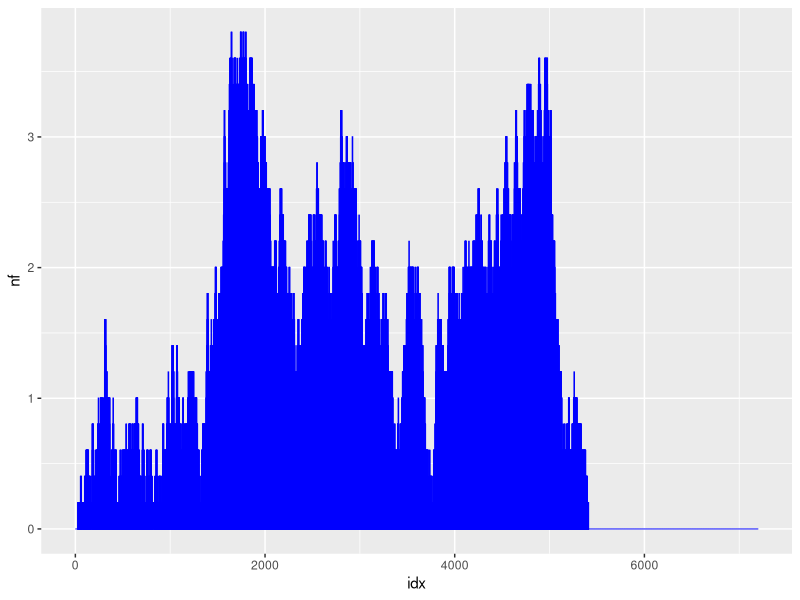
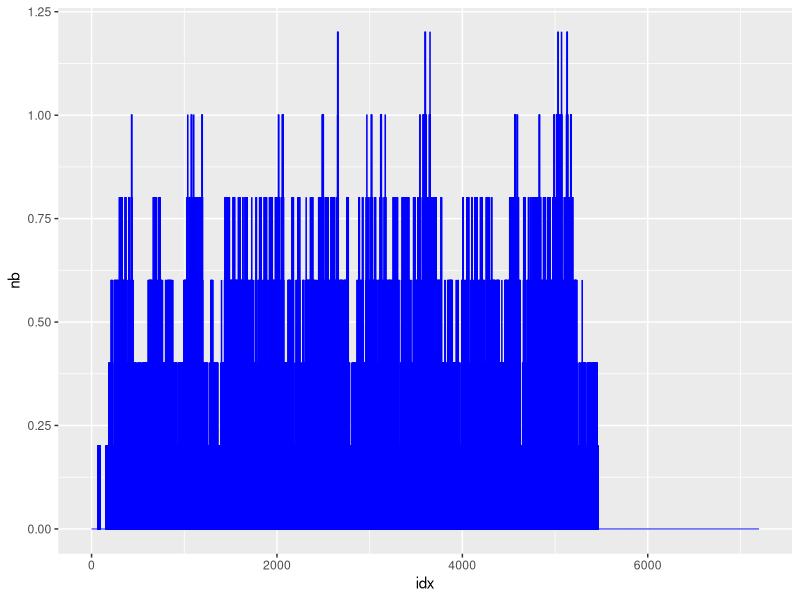
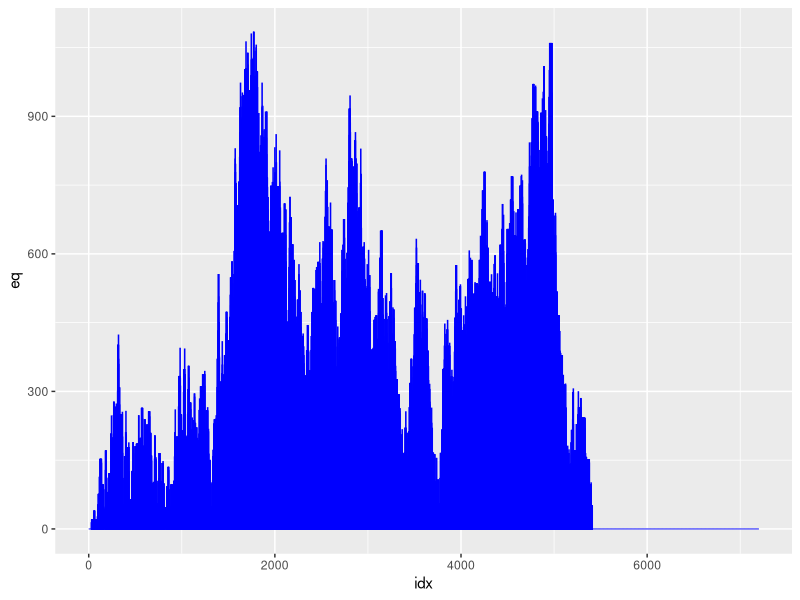
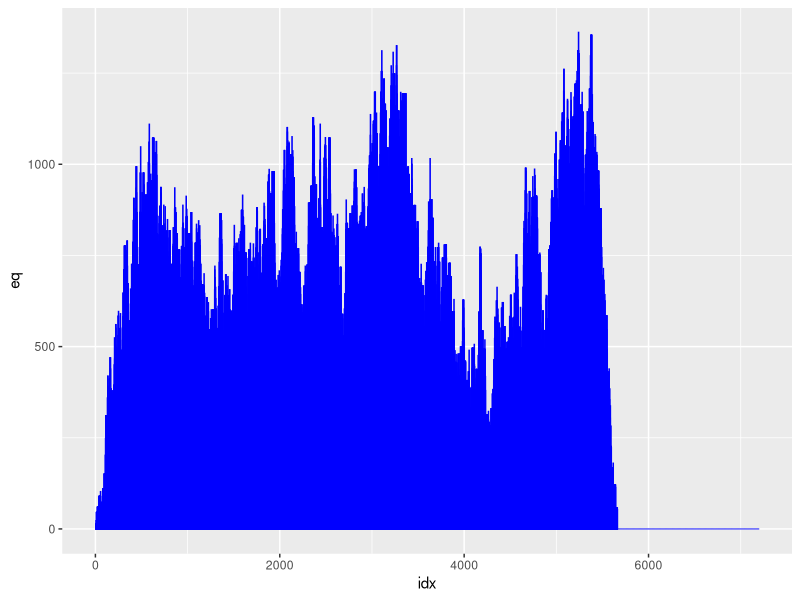

These charts were generated, in order, by the following R code:
library(ggplot2)

slot_checker <- function(df_station) {
    total_lower_capacity <- nrow(df_station[df_station$queue < df_station$max_queue, ])
    if (total_lower_capacity > 0) {
        availability <- TRUE
    } else {
        availability <- FALSE
    }
    return(availability)
}

add_a_new_car <- function(df_station) {
    short_queue <- min(df_station["queue"])
    short_stations <- df_station[df_station$queue == short_queue, ]
    short_stations <- df_station[df_station$queue == short_queue & df_station$queue < df_station$max_queue, ]

    if (nrow(short_stations) > 0) {
        first_short_stations <- min(short_stations["station"])
        df_station[df_station$station == first_short_stations, ]["queue"] <- df_station[df_station$station == first_short_stations, ]["queue"] + 1
    }
    return(df_station)
}

process_a_car <- function(df_station, pmin, pmax) {
    df_station["next_car"] <- df_station$state <= df_station$next_state

    available_station <- df_station[df_station$next_car == TRUE & df_station$queue > 0, ]

    total_available_station <- nrow(available_station)

    processing_time <- runif(total_available_station, min = pmin, max = pmax)
    processing_time <- ceiling(processing_time)

    if (total_available_station > 0) {
        df_station[df_station$next_car == TRUE & df_station$queue > 0, ]["next_state"] <- available_station["state"] - processing_time
        df_station[df_station$next_car == TRUE & df_station$queue > 0, ]["ptime"] <- processing_time
        df_station[df_station$next_car == TRUE & df_station$queue > 0, ]["queue"] <- available_station["queue"] - 1
    }
    return(df_station)
}

qsim <- function(mf = 5, mb = 5, a.rate = .1, trb = 40, trf = 40, tmb = 30, tmf = 30, maxb = 20) {
    total_state <- 2 * 60 * 60
    # total_state=2
    france_station <- data.frame("station" = 1:mf, "queue" = rep(0, mf), "state" = total_state, "next_state" = total_state, "next_car" = TRUE, max_queue = 10^5, ptime = 0)
    british_station <- data.frame("station" = 1:mf, "queue" = rep(0, mf), "state" = total_state, "next_state" = total_state, "next_car" = TRUE, max_queue = maxb, ptime = 0)

    nf <- c()
    nb <- c()
    eq <- c()

    for (i in 1:total_state) {
        # TODO: To stop the process 30 mins before departure.
        if (min(france_station$state) >= (30 * 60)) {
            is_car_arrive <- rbinom(1, 1, a.rate)
        } else {
            is_car_arrive <- FALSE
        }
        is_british_available <- slot_checker(british_station)

        n_state_f <- sum(france_station["queue"])
        n_state_b <- sum(british_station["queue"])

        # Function to add a new car to the queue on French
        if (is_car_arrive) {
            france_station <- add_a_new_car(france_station)
        }

        # Function to add a new car to the queue on British
        if (is_british_available) {
            # Process a car on the French Station
            france_station <- process_a_car(france_station, pmin = tmf, pmax = tmf + trf)
        }

        # Add a new car to British Station
        if (is_british_available & sum(france_station["queue"]) < n_state_f) {
            british_station <- add_a_new_car(british_station)
        }

        british_station <- process_a_car(british_station, pmin = tmb, pmax = tmb + trb)

        # Statistic
        mean_proc_time <- mean(france_station$ptime)

        nf <- c(nf, mean(france_station$queue))
        nb <- c(nb, mean(british_station$queue))
        eq <- c(eq, n_state_f * mean_proc_time)

        france_station["state"] <- france_station["state"] - 1
        british_station["state"] <- british_station["state"] - 1
    }
    return(list(nf = nf, nb = nb, eq = eq))
}

res1 <- qsim(mf = 5, mb = 5, a.rate = .1, trb = 40, trf = 40, tmb = 30, tmf = 30, maxb = 20)
res2 <- qsim(mf = 5, mb = 5, a.rate = .1, trb = 40, trf = 40, tmb = 40, tmf = 30, maxb = 20)

df_stat1 <- data.frame(
    nf = unlist(res1$nf),
    nb = unlist(res1$nb),
    eq = unlist(res1$eq),
    idx = 1:7200
)
df_stat2 <- data.frame(
    nf = unlist(res2$nf),
    nb = unlist(res2$nb),
    eq = unlist(res2$eq),
    idx = 1:7200
)

ggplot(data = df_stat1, aes(x = idx, y = nf)) +
    geom_bar(stat = "identity", color = "blue")
ggplot(data = df_stat1, aes(x = idx, y = nb)) +
    geom_bar(stat = "identity", color = "blue")
ggplot(data = df_stat1, aes(x = idx, y = eq)) +
    geom_bar(stat = "identity", color = "blue")
ggplot(data = df_stat2, aes(x = idx, y = eq)) +
    geom_bar(stat = "identity", color = "blue")
